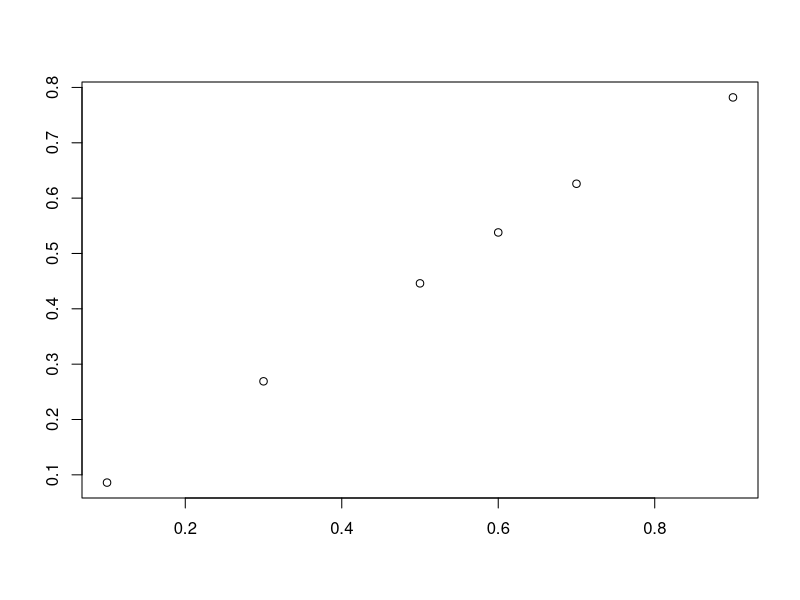

Generate this figure with R:
## ---- chunk 1
data("Formaldehyde")
plot(Formaldehyde$carb, Formaldehyde$optden, ylab = "", xlab = "")
